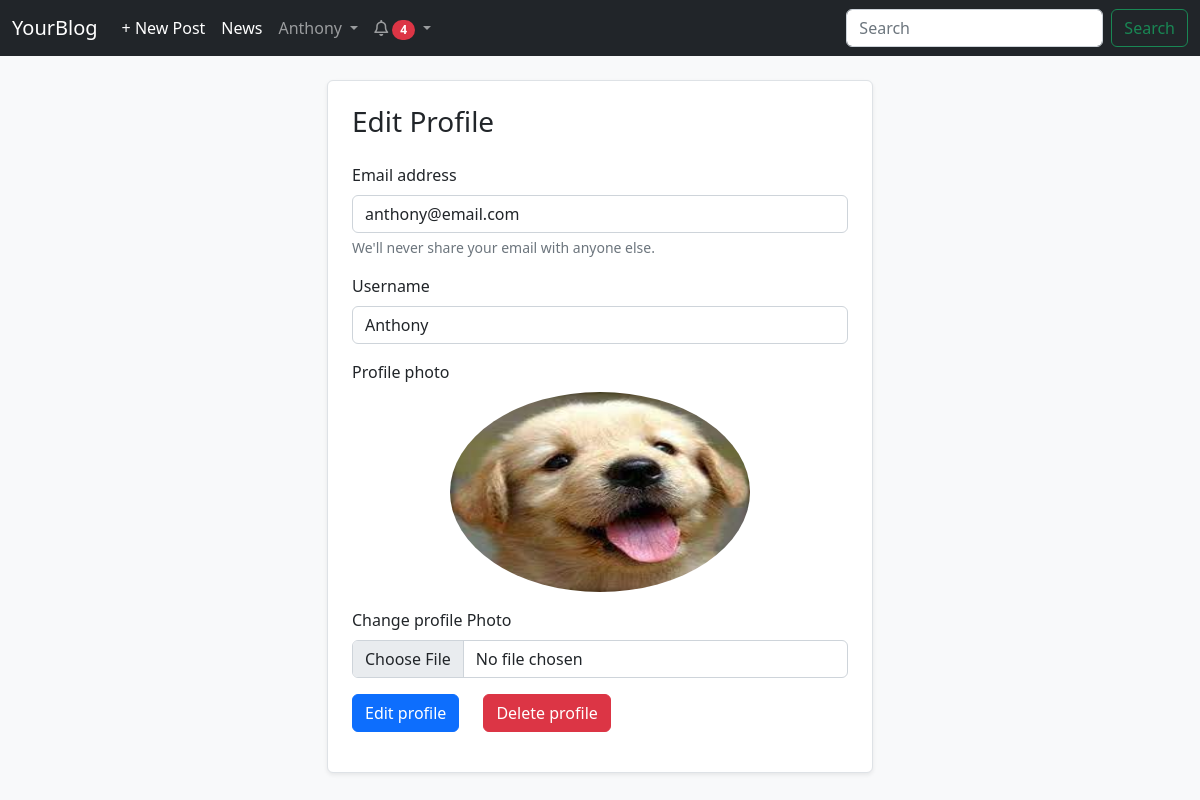
/auth/edit_profile/ (signed in), run on the app's committed database.
### app/models.py (models this page shows, shortened)
class User(UserMixin, db.Model):
    __tablename__ = 'users'
    id = db.Column(db.Integer, primary_key=True)
    email = db.Column(db.String(64), unique=True, index=True)
    username = db.Column(db.String(64), unique=True, index=True)
    password_hash = db.Column(db.String(128))
    profile_pic = db.Column(db.String, default='images/profile photos/default_profile_pic.jpg')
    posts = db.relationship('Post', backref='user', cascade='all, delete-orphan')
    comments = db.relationship('Comment', backref='user', cascade='all, delete-orphan')
    followers = db.relationship('Follow', backref='user', foreign_keys='Follow.followed_id', cascade='all, delete-orphan')
    follows = db.relationship('Follow', backref='follower_user', foreign_keys='Follow.follower_id', cascade='all, delete-orphan')
    likes = db.relationship('Like', backref='user', cascade='all, delete-orphan')
    notifications = db.relationship('Notification', backref='user', foreign_keys='Notification.user_id', cascade='all, delete-orphan')
    actions = db.relationship('Notification', backref='notificator', foreign_keys='Notification.notificator_id', cascade='all, delete-orphan')
    confirmed = db.Column(db.Boolean, default=False)
    @property
    def password(self):
        raise AttributeError('password is not readable')
    def __str__(self):
        return self.username

### app/auth/views.py (the view, shortened to what this page needs)
@auth.route('/edit_profile/', methods=["GET", "POST"])
@login_required
def edit_profile():
    return render_template('auth/edit_profile.html')

### app/models.py (called while the page is built)
@login_manager.user_loader
def load_user(user_id):
    return User.query.get(int(user_id))

    def __str__(self):
        return f'{self.action} | {self.date.strftime("%Y-%m-%d %H:%M:%S")}'

### app/templates/auth/edit_profile.html (shortened to what this page needs)
{% extends 'base.html' %}
{% block content %}
<div class="p-4 container">
    <div class="container border rounded shadow-sm p-4 bg-white" style="max-width: 50%;">
        <div class="mb-4">
            <h3>Edit Profile</h3>
        </div>
        <form method="post" action="{{ url_for('auth.edit_profile') }}" enctype="multipart/form-data">
            <div class="mb-3">
                <label for="email" class="form-label">Email address</label>
                <input type="email" class="form-control" id="email" name="email" aria-describedby="email" value="{{ current_user.email }}">
                <div id="emailHelp" class="form-text">We'll never share your email with anyone else.</div>
            </div>
            <div class="mb-3">
                <label for="username" class="form-label">Username</label>
                <input class="form-control" id="username" name="username" aria-describedby="username" value="{{ current_user.username }}">
            </div>
            <div class="mb-3">
                <label for="profile_pic" class="form-label">Profile photo</label>
                <div class="d-flex justify-content-center align-items-center mb-3">
                    <img src="{{ url_for('static', filename=current_user.profile_pic) }}" height="200px" width="300px" style=" border-radius: 50%;" id="profile_pic">
                </div>
                <label for="chane_profile_pic" class="form-label">Change profile Photo</label>
                <input type="file" class="form-control" name="profile_pic" value="{{ current_user.profile_pic }}" id="profile_pic_input" onchange="change_profile_pic(event)">
            </div>
            <div class="mb-3 flex-container">
                <button type="submit" class="btn btn-primary">Edit profile</button>
                <a class="btn btn-danger mx-4" href="{{ url_for('auth.delete_profile') }}">Delete profile</a>
            </div>
        </form>
    </div>
</div>
{% endblock content %}

### app/templates/base.html (shortened to what this page needs)
<!DOCTYPE html>
<html>
    <head>
        <link href="https://cdn.jsdelivr.net/npm/bootstrap@5.2.3/dist/css/bootstrap.min.css" rel="stylesheet">
        <link rel="stylesheet" href="https://cdnjs.cloudflare.com/ajax/libs/font-awesome/6.0.0/css/all.min.css">
        <link rel="stylesheet" href="{{ url_for('static', filename='css/styles.css') }}">
    </head>
    <body class="bg-light">
        {% block navbar %}
            <nav class="navbar navbar-expand-lg navbar-dark bg-dark sticky-top">
                <div class="container-fluid">
                    <a class="navbar-brand" href="{{ url_for('main.index') }}">YourBlog</a>
                    <div class="collapse navbar-collapse" id="navbarSupportedContent">
                        <ul class="navbar-nav me-auto mb-2 mb-lg-0">
                            {% if current_user.is_authenticated %}
                                <li class="nav-item">
                                    <a class="nav-link active" aria-current="page" href="{{ url_for('blogs.new_post') }}">+ New Post</a>
                                </li>
                                <li class="nav-item">
                                    <a class="nav-link active" aria-current="page" href="{{ url_for('blogs.news') }}">News</a>
                                </li>
                                <li class="nav-item dropdown">
                                    <a class="nav-link dropdown-toggle" href="#" id="navbarDropdown" role="button" data-bs-toggle="dropdown" aria-expanded="false">
                                    {{ current_user.username }}
                                    </a>
                                </li>
                                <li class="nav-item dropdown">
                                    {% if current_user.notifications %}
                                        <a class="nav-link dropdown-toggle" href="#" id="notifications" role="button" data-bs-toggle="dropdown" aria-expanded="false">
                                    {% else %}
                                        <a class="nav-link" href="#" id="notifications" role="button" data-bs-toggle="dropdown" aria-expanded="false">
                                    {% endif %}
                                        <i class="fa-regular fa-bell"></i>
                                        {% if current_user.notifications %}
                                            <span class="badge rounded-pill bg-danger text-bg-secondary">{{ current_user.notifications | length }}</span>
                                        {% endif %}
                                    </a>
                                </li>
                            {% endif %}
                        </ul>
                        <form class="d-flex" action="{{ url_for('main.search_post') }}">
                            <input class="form-control me-2" name="q" type="search" placeholder="Search" aria-label="Search">
                            <button class="btn btn-outline-success" type="submit">Search</button>
                        </form>
                    </div>
                </div>
            </nav>
        {% endblock navbar %}
            {% block content %}
            {% endblock content %}
    </body>
</html>

### app/static/css/styles.css (style rules this page uses)
.flex-container { display: flex; flex-direction: row; justify-content: flex-start; align-items: flex-start; }

### data on the page
User: username "Anthony", email "anthony@email.com", profile_pic (picture)

### other printed values
{{ current_user.notifications | length }} "4"
